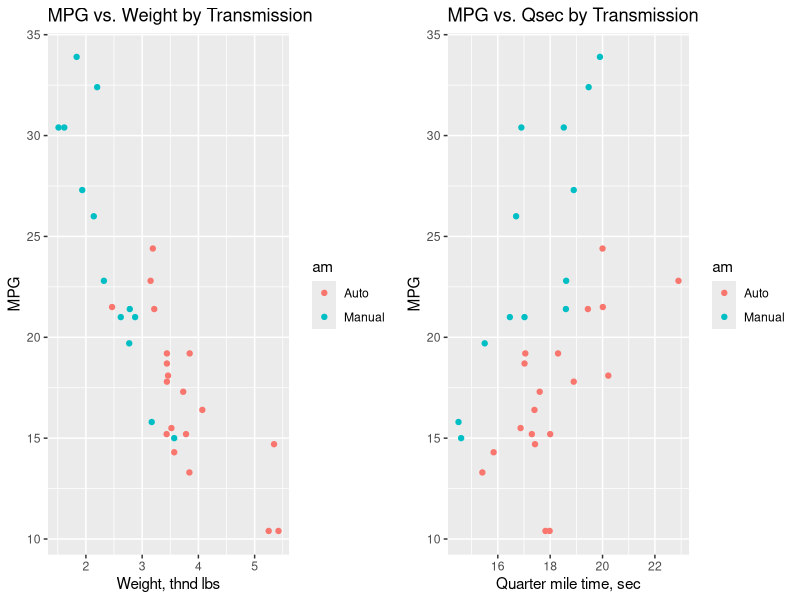
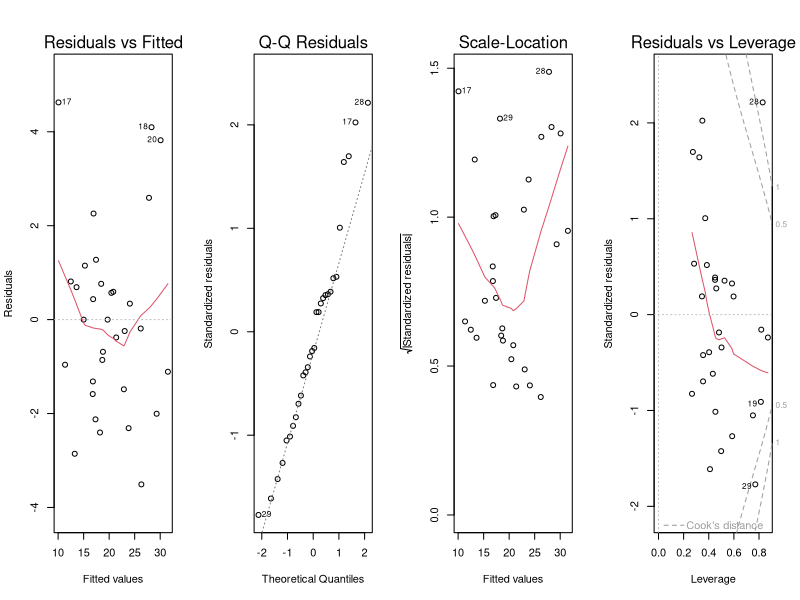
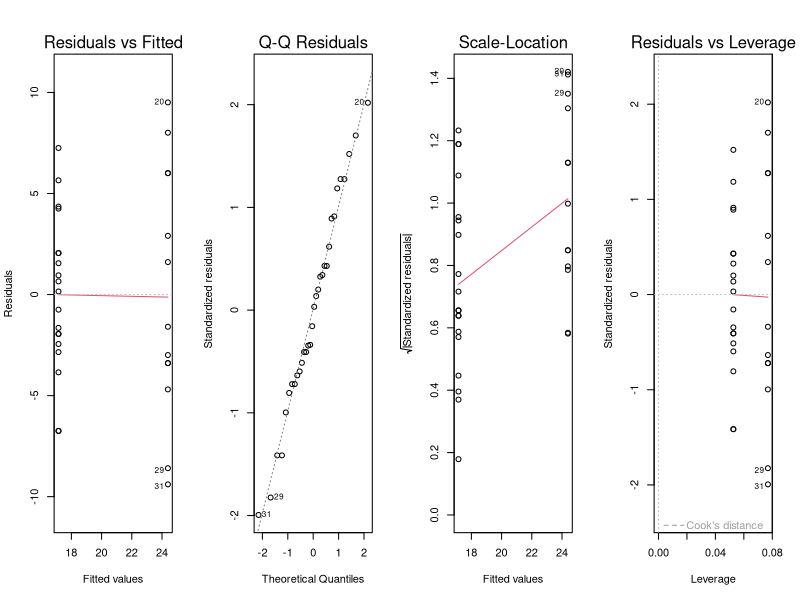
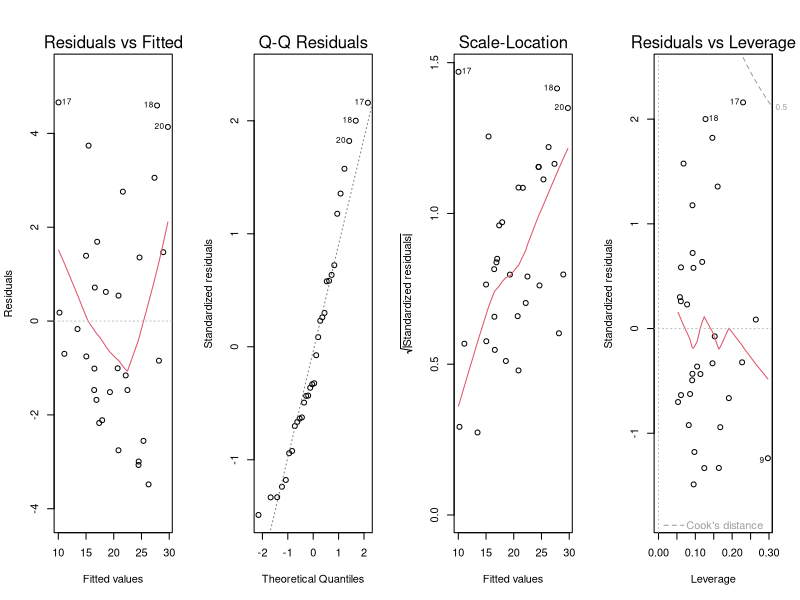
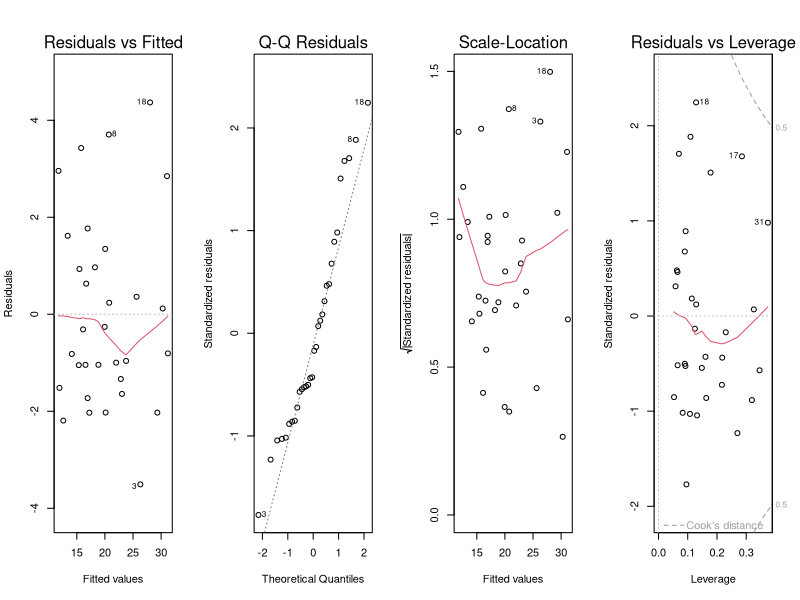

R code for these plots, in order:
## ---- chunk 1
library(knitr)
options(width = 68)
opts_chunk$set(fig.width=8, fig.height=3.2, warning=FALSE, message=FALSE)
## ---- chunk 2
check_and_install <- function( packname ) { # given package name, check installation, install if not found
    if ( packname %in% rownames(installed.packages()) == FALSE ) {
        install.packages( packname )
    }
}

check_and_install("ggplot2")
check_and_install("cowplot")
check_and_install("data.table")

require(ggplot2)
require(cowplot)
require(data.table) # superior in all ways to the data frame
## ---- chunk 3
data(mtcars); dt <- as.data.table(mtcars)
## ---- chunk 4
#dt[, am  := 1-am]
dt[, cyl := factor(cyl)]
dt[, vs  := factor(vs)]
dt[, am  := factor(am)]
dt[, gear := factor(gear)]
dt[, carb := factor(carb)]
## ---- chunk 5
q <- dt[, am==0]
mauto <- round(mean(dt[q]$mpg), 2)
q <- dt[, am==1]
mman <- round(mean(dt[q]$mpg), 2)
## ---- chunk 6
fit.all <- lm(mpg ~ ., data = dt)
## ---- chunk 7
summary(fit.all)
## ---- chunk 8
fit.base <- lm(mpg ~ am, data = dt)
## ---- chunk 9
summary(fit.base)
## ---- chunk 10
fit.step <- step(fit.all, k=log(nrow(dt)))
## ---- chunk 11
summary(fit.step)
## ---- chunk 12
fit.aic <- lm(mpg ~ wt + qsec + am, data = dt)
## ---- chunk 13
summary(fit.aic)
## ---- chunk 14
fit.best <- lm(mpg ~ qsec + wt * am, data = dt)
## ---- chunk 15
summary(fit.best)
## ---- chunk 16
print(round(t(confint(fit.best)),3))
## ---- chunk 17
kable(summary(mtcars[1:5]))
kable(summary(mtcars[6:10]))
## ---- chunk 18
p1 <-  ggplot(dt, aes(x=wt, y=mpg, group=am, color=am, height=3, width=3)) +
       geom_point() +  
       scale_colour_discrete(labels=c("Auto", "Manual")) + 
       xlab("Weight, thnd lbs") +
       ylab("MPG") +
       ggtitle("MPG vs. Weight by Transmission")
## ---- chunk 19
p2 <-  ggplot(dt, aes(x=qsec, y=mpg, group=am, color=am, height=3, width=3)) +
       geom_point() +  
       scale_colour_discrete(labels=c("Auto", "Manual")) + 
       xlab("Quarter mile time, sec") +
       ylab("MPG") +
       ggtitle("MPG vs. Qsec by Transmission")

plot_grid(p1, p2, align='h', labels=c('', ''))
## ---- chunk 20
par(mfrow = c(1,4))
plot(fit.all)
## ---- chunk 21
par(mfrow = c(1,4))
plot(fit.base)
## ---- chunk 22
par(mfrow = c(1,4))
plot(fit.aic)
## ---- chunk 23
par(mfrow = c(1,4))
plot(fit.best)
## ---- chunk 24
anova(fit.all, fit.base, fit.aic, fit.best) 
confint(fit.best)
